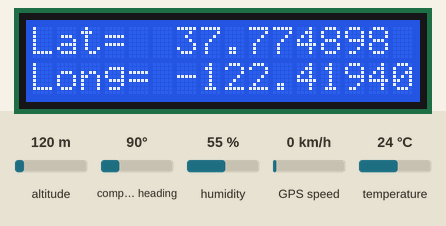
Recording of a sketch running on a simulated Arduino Uno, built with avr-gcc and run on an emulated ATmega328P. Shown: 16×2 character LCD. The inputs (shaded band) are chosen by the test bench; at power-on: humidity 55 %, temperature 24 °C, GPS speed 0 km/h, altitude 120 m, compass heading 90°. The GPS gets a fix after 3 s at 37.7749, -122.4194 with 8 satellites; what the sketch prints to the serial monitor is not drawn.

Above: at 3.8 s.
3.9 s: humidity set to 22 %
At 6.0 s:
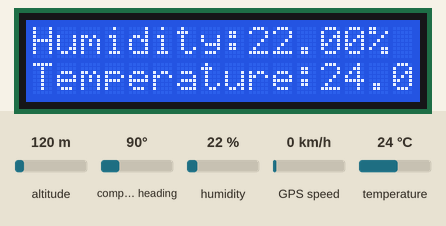
12.9 s: temperature set to 12 °C
At 14.9 s:
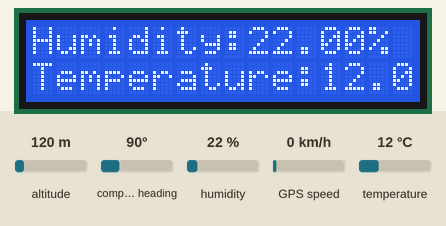
17.0 s: humidity set to 40 %
At 18.3 s:
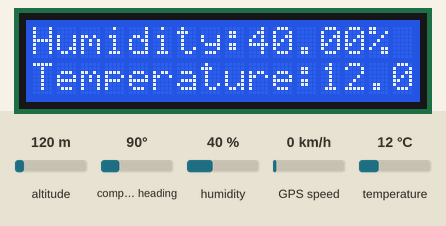
20.1 s: temperature set to 19 °C
At 21.4 s:
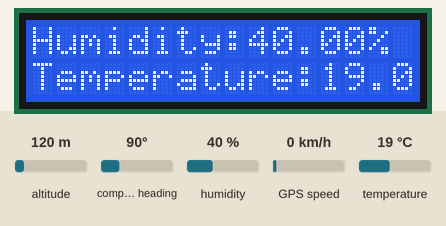
23.1 s: GPS speed set to 60 km/h
32.2 s: altitude set to 20 m
Timing chart, 0 to 35.2 s (numbered marks = the images above; inputs shaded):
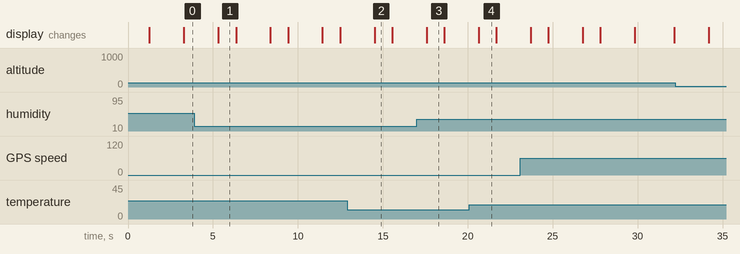

The sketch:

Arduino_code.ino
```cpp
//Librarires
#include <DHT.h> //DHT Sensor
#include <LiquidCrystal.h> //LCD
#include <TinyGPS++.h>  //GPS
#include <SoftwareSerial.h> //Serial Communication


//Global Varibales
static const int RXPin=7,TXPin=6;
static const uint32_t GPSBaud=9600;
const int rs = 12, en = 11, d4 = 5, d5 = 4, d6 = 3, d7 = 2, ct=9;
LiquidCrystal lcd(rs, en, d4, d5, d6, d7);
#define DHTPIN 8
#define DHTTYPE DHT11   // DHT 11


// Objects
TinyGPSPlus gps;
SoftwareSerial GPS(RXPin,TXPin);
DHT dht(DHTPIN, DHTTYPE);


void setup() {
  delay(200);
  Serial.begin(9600);  //Start Serial Communication
  delay(1000);
  dht.begin();  //Initialize sensor data
  lcd.begin(16,2);    //Initiazlize LCD
  GPS.begin(GPSBaud); //Intialize GPS
}


void loop() {
  //Displays Latitude and Longitude
  if (GPS.available() > 0){
  gps.encode(GPS.read());
    if (gps.location.isUpdated()){
      Serial.print("Latitude= ");
      lcd.setCursor(0,0);
      lcd.print("Lat=  ");
      Serial.print(gps.location.lat(), 6);
      lcd.println(gps.location.lat(), 6);
      Serial.print(" Longitude= ");
      lcd.setCursor(0,1);
      lcd.print("Long= ");
      Serial.println(gps.location.lng(), 6);
      lcd.print(gps.location.lng(), 6);
      delay(2000);

      // Displays Sensor data
      float h = dht.readHumidity();
      float t = dht.readTemperature();
      float f = dht.readTemperature(true);

      // Check if any reads failed and exit early (to try again).
      if (isnan(h) || isnan(t) || isnan(f)) {
        Serial.println("Failed to read from DHT sensor!");
        return;
      }
      lcd.setCursor(0,0);
      lcd.print("Humidity:");
      lcd.print(h);
      lcd.print("%");
      lcd.setCursor(0,1);
      lcd.print("Temperature:");
      lcd.print(t);
      lcd.print("C");
      delay(1000);
      Serial.print('\n');
      Serial.print("Humidity = ");
      Serial.print(h);
      Serial.print("%,  ");
      Serial.print("Temperature = ");
      Serial.print(t);
      Serial.println("°C, ");
      Serial.print("\n");
    }
  }
}
```

Measured:
- after the input at 3.9 s, the display: changes after 1.4 s (image 1)
- after the input at 12.9 s, the display: changes after 1.6 s (image 2)
- after the input at 17.0 s, the display: changes after 0.57 s (image 3)
- after the input at 20.1 s, the display: changes after 0.53 s (image 4)
- what the display in image 1 shows lasts 1.1 s, from 5.3 s to 6.4 s
